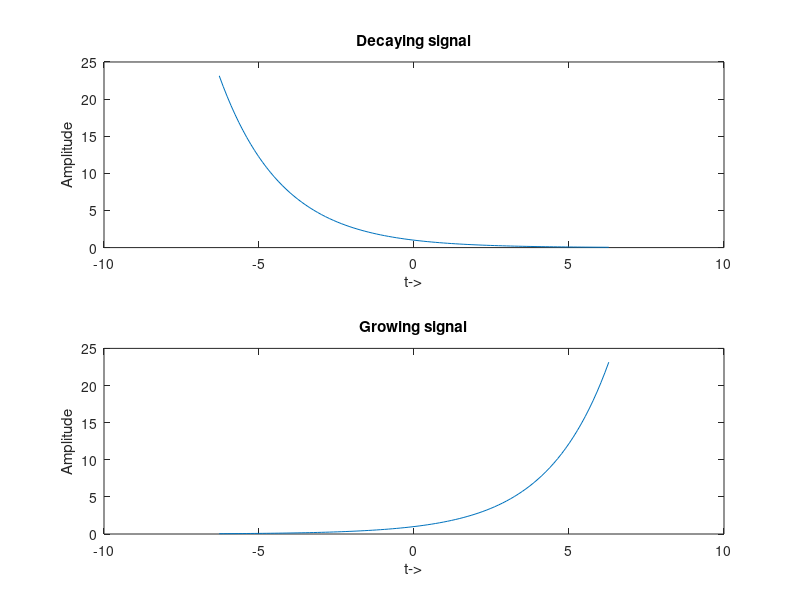

MATLAB code to generate this figure:
x=linspace(-2*pi,2*pi,100);
y=exp(-0.5.*x);
subplot(2,1,1)
plot(x,y)
xlabel('t->')
ylabel('Amplitude')
title('Decaying signal')
z=exp(0.5.*x);
subplot(2,1,2)
plot(x,z)
xlabel('t->')
ylabel('Amplitude')
title('Growing signal')


